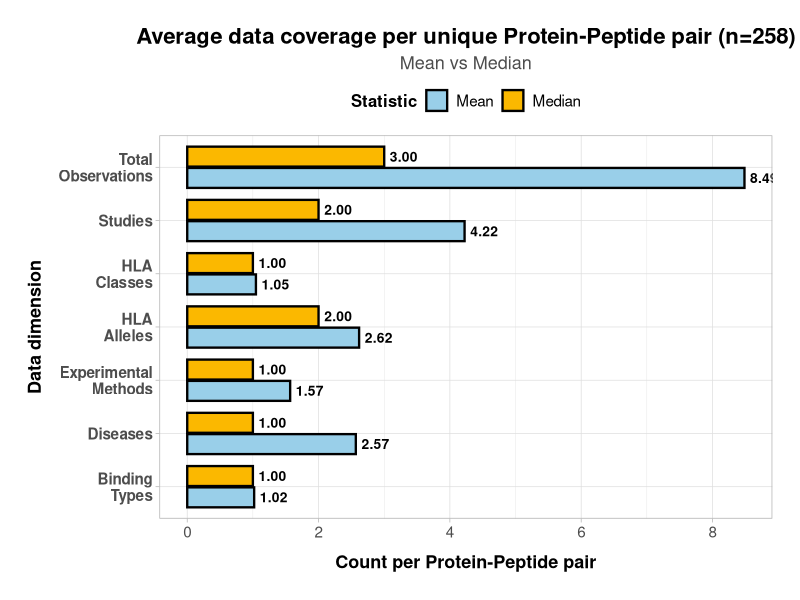
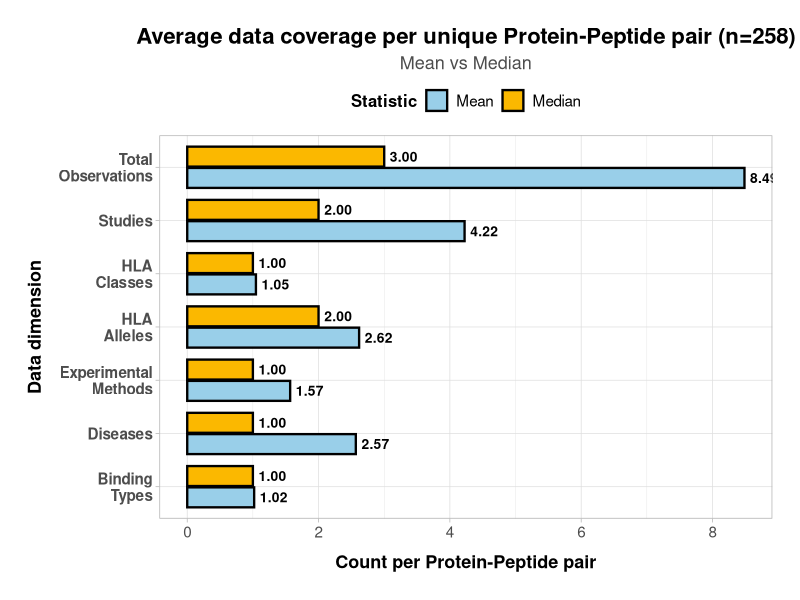

These charts were generated, in order, by the following R code:
# Mean vs Median Bar Chart: Data Coverage per Unique Peptide ID
# Shows both central tendency measures to reveal distribution shape

library(tidyverse)
library(readxl)

# Read data
  experimental_df <- read_excel("../../data/experimetnal_data_table.xlsx")

# Calculate statistics for each unique peptide ID
id_stats <- experimental_df %>%
  group_by(id) %>%
  summarise(
    n_observations = n(),
    n_diseases = n_distinct(disease[!is.na(disease)]),
    n_hla_alleles = n_distinct(hla_allele),
    n_hla_classes = n_distinct(hla_class),
    n_studies = n_distinct(study_ref),
    n_methods = n_distinct(Experimental_method),
    n_binding_types = n_distinct(Binding),
    .groups = 'drop'
  )

# Calculate mean and median for each dimension
summary_stats <- tibble(
  Dimension = c("Total\nObservations", "Diseases", "HLA\nAlleles", "HLA\nClasses",
                "Studies", "Experimental\nMethods", "Binding\nTypes"),
  Mean = c(
    mean(id_stats$n_observations),
    mean(id_stats$n_diseases),
    mean(id_stats$n_hla_alleles),
    mean(id_stats$n_hla_classes),
    mean(id_stats$n_studies),
    mean(id_stats$n_methods),
    mean(id_stats$n_binding_types)
  ),
  Median = c(
    median(id_stats$n_observations),
    median(id_stats$n_diseases),
    median(id_stats$n_hla_alleles),
    median(id_stats$n_hla_classes),
    median(id_stats$n_studies),
    median(id_stats$n_methods),
    median(id_stats$n_binding_types)
  )
)

# Print summary
cat("=================================================================\n")
cat("MEAN vs MEDIAN COMPARISON\n")
cat("=================================================================\n")
print(summary_stats, n = Inf)
cat("\nNote: When Mean > Median, distribution is right-skewed\n")
cat("      When Mean < Median, distribution is left-skewed\n")
cat("      When Mean ≈ Median, distribution is roughly symmetric\n")
cat("=================================================================\n")

# Reshape data for grouped bar chart
plot_data <- summary_stats %>%
  pivot_longer(cols = c(Mean, Median), names_to = "Statistic", values_to = "Value")


# =============================================================================
#Horizontal version (often easier to read)
# =============================================================================

p3 <- ggplot(plot_data, aes(x = Value, y = Dimension, fill = Statistic)) +
  geom_bar(stat = "identity", position = position_dodge(width = 0.8),
           width = 0.75, color = "black", size = 0.8) +
  geom_text(aes(label = sprintf("%.2f", Value)),
            position = position_dodge(width = 0.8),
            hjust = -0.2, size = 3.5, fontface = "bold") +
  scale_fill_manual(
    values = c("Mean" = "#99CFE9", "Median" = "#FBB800"),
    name = "Statistic"
  ) +
  labs(
    title = "Average data coverage per unique Protein-Peptide pair (n=258)",
    subtitle = "Mean vs Median",
    y = "Data dimension",
    x = "Count per Protein-Peptide pair"
  ) +
  theme_light() +
  theme(
    plot.title = element_text(size = 16, face = "bold", hjust = 0.5),
    plot.subtitle = element_text(size = 13, hjust = 0.5, color = "gray30"),
    axis.title.x = element_text(size = 13, face = "bold", margin = margin(t = 10)),
    axis.title.y = element_text(size = 13, face = "bold", margin = margin(r = 10)),
    axis.text.y = element_text(size = 11, face = "bold"),
    axis.text.x = element_text(size = 11),
    legend.title = element_text(size = 12, face = "bold"),
    legend.text = element_text(size = 11),
    legend.position = "top",
    legend.background = element_rect(fill = "white", size = 0.5),
    #panel.grid.major.y = element_blank(),
    #panel.grid.major.x = element_line(color = "gray80", linetype = "dashed"),
    #panel.grid.minor = element_blank(),
    plot.margin = margin(20, 20, 20, 20)
  ) #+
  #scale_x_continuous(expand = expansion(mult = c(0.05, 0.15)))
p3

ggsave("../../data/Figure_3_B_bar_plot_mean_vs_median_horizontal.pdf", p3, width = 12, height = 8, device = "pdf")



cat("=================================================================\n")
cat("OVERALL PATTERN:\n")
cat("=================================================================\n")
cat("Most dimensions show Mean > Median, indicating RIGHT-SKEWED distributions.\n")
cat("This means: A few peptides are well-studied (high values), but MOST\n")
cat("peptides have much lower coverage than the mean suggests.\n")
cat("\nIMPLICATION: The 'average' peptide is actually less well-covered\n")
cat("than the mean would suggest. Median is more representative!\n")
cat("=================================================================\n\n")

cat("✓ All files generated successfully!\n")
cat("\nRECOMMENDATION: Use 'bar_plot_mean_vs_median.pdf' for your paper.\n")
cat("It clearly shows that most peptides have LIMITED coverage.\n\n")
